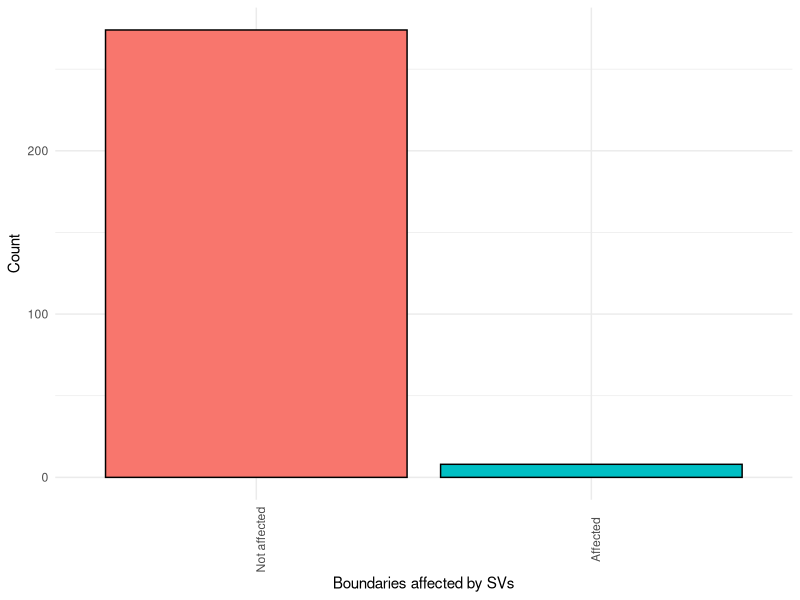
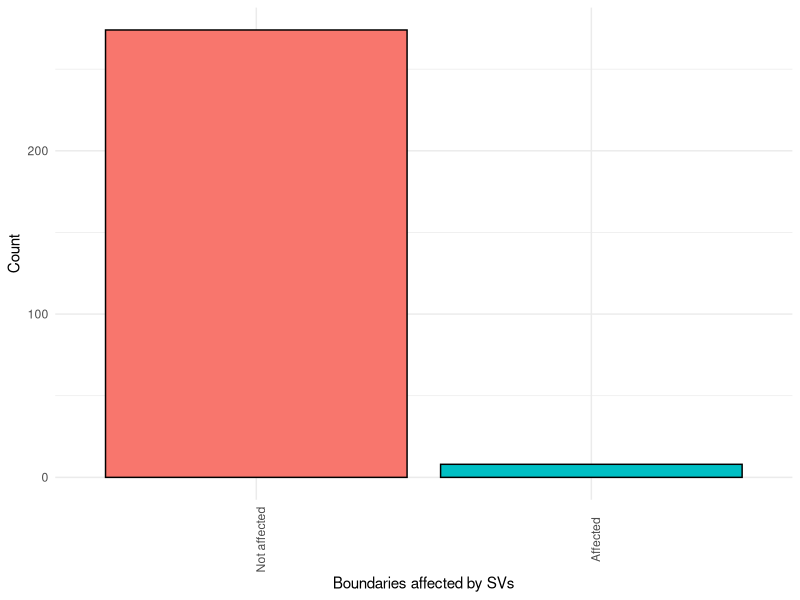

The R source for these figures, in order:
# ==============================================================================
# Environment
# ==============================================================================
suppressMessages(library("data.table"))
suppressMessages(library("ggplot2"))

# ==============================================================================
# Functions
# ==============================================================================

# ==============================================================================
# Data
# ==============================================================================
# load metadata
metadata <- fread(
    "../../Data/External/LowC_Samples_Data_Available.tsv",
    sep = "\t",
    header = TRUE
)

# load differential TAD results
altered_tads <- fread("Graphs/sv-disruption-tests.TADs.tsv", sep = "\t", header = TRUE)

# ==============================================================================
# Analysis
# ==============================================================================

# ==============================================================================
# Plots
# ==============================================================================
gg = (
    ggplot(data = altered_tads)
    + geom_bar(aes(x = altered_TAD, fill = altered_TAD), colour = "black")
    + labs(x = "Boundaries affected by SVs", y = "Count")
    + guides(fill = FALSE)
    + scale_x_discrete(
        breaks = c(FALSE, TRUE),
        labels = c("Not affected", "Affected")
    )
    + theme_minimal()
    + theme(
        axis.text.x = element_text(angle = 90)
    )
)
ggsave(
    "Plots/sv-disruption/tads.count.png",
    height = 12,
    width = 12,
    units = "cm",
    dpi = 400
)
ggsave(
    "Plots/sv-disruption/tads.count.pdf",
    height = 12,
    width = 12,
    units = "cm",
    dpi = 400
)
